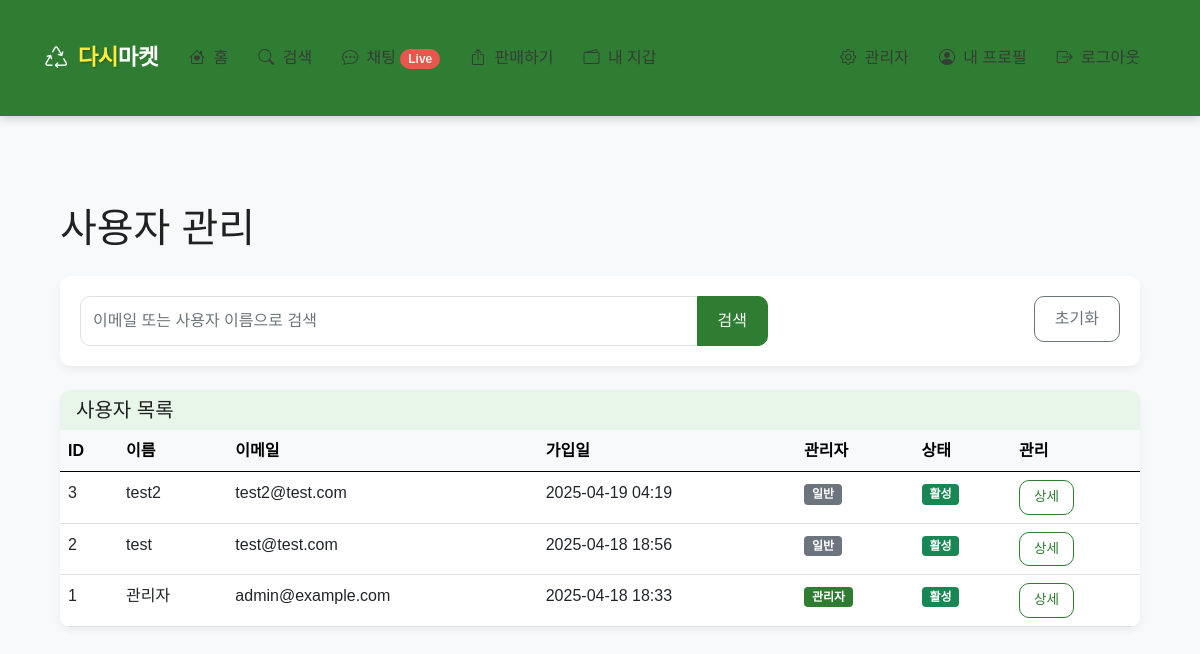
Page /admin/users (signed in) on the committed database.
### app/models.py (models this page shows, shortened)
class User(UserMixin, db.Model):
    __tablename__ = 'users'
    id = db.Column(db.Integer, primary_key=True)
    email = db.Column(db.String(120), unique=True, nullable=False)
    password_hash = db.Column(db.String(256), nullable=False)
    username = db.Column(db.String(64), nullable=False)
    profile_image = db.Column(db.String(120), nullable=True)
    created_at = db.Column(db.DateTime, default=datetime.utcnow)
    is_admin = db.Column(db.Boolean, default=False)
    is_active = db.Column(db.Boolean, default=True)
    products = db.relationship('Product', backref='seller', lazy='dynamic')
    wallet = db.relationship('Wallet', backref='user', uselist=False)

### app/admin/routes.py (the view)
@bp.route('/users')
@login_required
@admin_required
def users():
    page = request.args.get('page', 1, type=int)
    per_page = 20
    query = request.args.get('q', '')
    if query:
        users = User.query.filter(
            User.email.contains(query) |
            User.username.contains(query)
        ).order_by(desc(User.created_at)).paginate(page=page, per_page=per_page, error_out=False)
    else:
        users = User.query.order_by(desc(User.created_at)).paginate(page=page, per_page=per_page, error_out=False)
    return render_template('admin/users.html', title='사용자 관리', users=users, query=query)

### app/admin/routes.py (called while the page is built)
def admin_required(f):
    @wraps(f)
    def decorated_function(*args, **kwargs):
        if not current_user.is_authenticated or not current_user.is_admin:
            flash('관리자 권한이 필요합니다.')
            return redirect(url_for('main.index'))
        return f(*args, **kwargs)
    return decorated_function

### app/models.py (called while the page is built)
@login_manager.user_loader
def load_user(id):
    return User.query.get(int(id))

### app/templates/admin/users.html (shortened to what this page needs)
{% extends 'base.html' %}
{% block content %}
<div class="container mt-4">
    <h1 class="mb-4">사용자 관리</h1>
    <div class="card mb-4">
        <div class="card-body">
            <form method="get" action="{{ url_for('admin.users') }}" class="row g-3">
                <div class="col-md-8">
                    <div class="input-group">
                        <input type="text" class="form-control" name="q" placeholder="이메일 또는 사용자 이름으로 검색" value="{{ query }}">
                        <button class="btn btn-primary" type="submit">검색</button>
                    </div>
                </div>
                <div class="col-md-4 text-end">
                    <a href="{{ url_for('admin.users') }}" class="btn btn-outline-secondary">초기화</a>
                </div>
            </form>
        </div>
    </div>
    <div class="card">
        <div class="card-header">
            <h5 class="mb-0">사용자 목록</h5>
        </div>
        <div class="card-body p-0">
            <div class="table-responsive">
                <table class="table table-hover mb-0">
                    <thead class="table-light">
                        <tr>
                            <th>ID</th>
                            <th>이름</th>
                            <th>이메일</th>
                            <th>가입일</th>
                            <th>관리자</th>
                            <th>상태</th>
                            <th>관리</th>
                        </tr>
                    </thead>
                    <tbody>
                        {% for user in users.items %}
                        <tr>
                            <td>{{ user.id }}</td>
                            <td>{{ user.username }}</td>
                            <td>{{ user.email }}</td>
                            <td>{{ user.created_at|format_datetime }}</td>
                            <td>
                                {% if user.is_admin %}
                                <span class="badge bg-primary">관리자</span>
                                {% else %}
                                <span class="badge bg-secondary">일반</span>
                                {% endif %}
                            </td>
                            <td>
                                {% if user.is_active %}
                                <span class="badge bg-success">활성</span>
                                {% else %}
                                <span class="badge bg-danger">비활성</span>
                                {% endif %}
                            </td>
                            <td>
                                <a href="{{ url_for('admin.user_detail', user_id=user.id) }}" class="btn btn-sm btn-outline-primary">상세</a>
                            </td>
                        </tr>
                        {% else %}
                        <tr>
                            <td colspan="7" class="text-center py-4">사용자가 없습니다.</td>
                        </tr>
                        {% endfor %}
                    </tbody>
                </table>
            </div>
        </div>
    </div>
</div>
{% endblock %}

### app/static/css/style.css (style rules this page uses)
:root { --primary-color: #FF7E36; --secondary-color: #56C4C5; --accent-color: #3A86FF; --light-color: #FFF8F0; --dark-color: #363636; --gray-color: #f8f9fa; --border-radius: 10px; --box-shadow: 0 4px 12px rgba(0, 0, 0, 0.08); }
body { font-family: 'Pretendard', 'Noto Sans KR', -apple-system, BlinkMacSystemFont, sans-serif; background-color: var(--light-color); color: var(--dark-color); line-height: 1.6; padding-bottom: 0; }
.btn { border-radius: var(--border-radius); font-weight: 500; padding: 10px 20px; transition: all 0.2s ease; }
.btn-primary { background-color: var(--primary-color) !important; border-color: var(--primary-color) !important; }
.btn-outline-primary { color: var(--primary-color) !important; border-color: var(--primary-color) !important; }
.btn-sm { padding: 6px 14px; font-size: 0.85rem; }
.container { padding: 20px 15px; }
.card { border-radius: var(--border-radius); border: none; box-shadow: var(--box-shadow); transition: transform 0.3s ease, box-shadow 0.3s ease; overflow: hidden; height: 100%; background-color: white; }
.card-body { padding: 1.25rem; }
.form-control, .form-select { border-radius: var(--border-radius); padding: 12px; border: 1px solid #e0e0e0; transition: all 0.2s ease; }

### app/templates/base.html (style rules this page uses)
:root { --primary-color: #2E7D32; --secondary-color: #1B5E20; --accent-color: #FF5252; --accent-color-dark: #D32F2F; --background-color: #F8F9FA; --light-accent: #E8F5E9; --text-color: #212121; --light-text: #FFFFFF; --border-radius: 10px; }
body { font-family: 'Pretendard', 'Noto Sans KR', sans-serif; background-color: var(--background-color); color: var(--text-color); }
.btn-primary { background-color: var(--primary-color); border-color: var(--primary-color); color: var(--light-text); }
.btn-outline-primary { color: var(--primary-color); border-color: var(--primary-color); }
.card { border-radius: var(--border-radius); box-shadow: 0 4px 8px rgba(0, 0, 0, 0.05); border: none; }
.card-header { background-color: var(--light-accent); border-bottom: none; font-weight: 600; }
.badge.bg-primary { background-color: var(--primary-color) !important; }
.bg-primary { background-color: var(--primary-color) !important; }

### rows in the picture
User: id "3", username "test2", email "test2@test.com", created_at "2025-04-19 04:19", is_admin "일반", is_active "활성"
User: id "2", username "test", email "test@test.com", created_at "2025-04-18 18:56", is_admin "일반", is_active "활성"
User: id "1", username "관리자", email "admin@example.com", created_at "2025-04-18 18:33", is_admin "관리자", is_active "활성"
